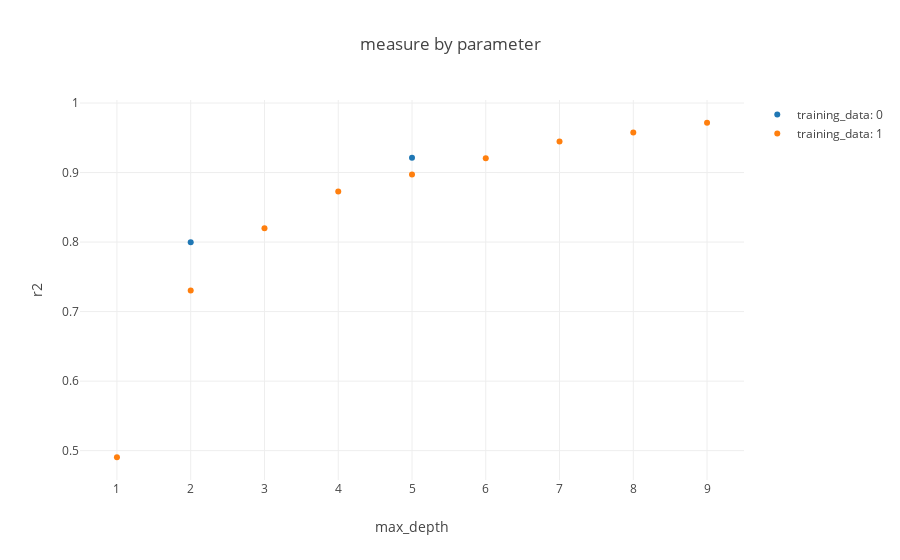

The notebook cell this image was saved under:
### Code cell
#import repo.plot_helper as plt_helper
#if False:
#print(pd.DataFrame(
#plt_helper.get_measure_by_model_parameter(ml_repo, 'DecisionTreeRegressor/measure/test_data/r2', 'max_depth')
#))
plot.measure_by_model_parameter(ml_repo, 'DecisionTreeRegressor/measure/training_data/r2', 'max_depth')

### Figure 1 — Plotly figure (JSON) as saved in the notebook; plotly's stock layout.template omitted (floating-point values rounded to 4 significant figures)
{"data": [{"mode": "markers", "name": "training_data: 0", "text": ["model version: 0.0<br>data_version: 0.0", "model version: 1.0<br>data_version: 0.0"], "type": "scatter", "x": [5, 2], "y": [0.9214, 0.7998]}, {"mode": "markers", "name": "training_data: 1", "text": ["model version: 2.0<br>data_version: 1.0", "model version: 3.0<br>data_version: 1.0", "model version: 4.0<br>data_version: 1.0", "model version: 5.0<br>data_version: 1.0", "model version: 6.0<br>data_version: 1.0", "model version: 7.0<br>data_version: 1.0", "model version: 8.0<br>data_version: 1.0", "model version: 9.0<br>data_version: 1.0", "model version: 10.0<br>data_version: 1.0"], "type": "scatter", "x": [1, 2, 3, 4, 5, 6, 7, 8, 9], "y": [0.4905, 0.7302, 0.8197, 0.8728, 0.8972, 0.9207, 0.9445, 0.9575, 0.9716]}], "layout": {"title": "measure by parameter", "xaxis": {"title": "max_depth"}, "yaxis": {"title": "r2"}}}
